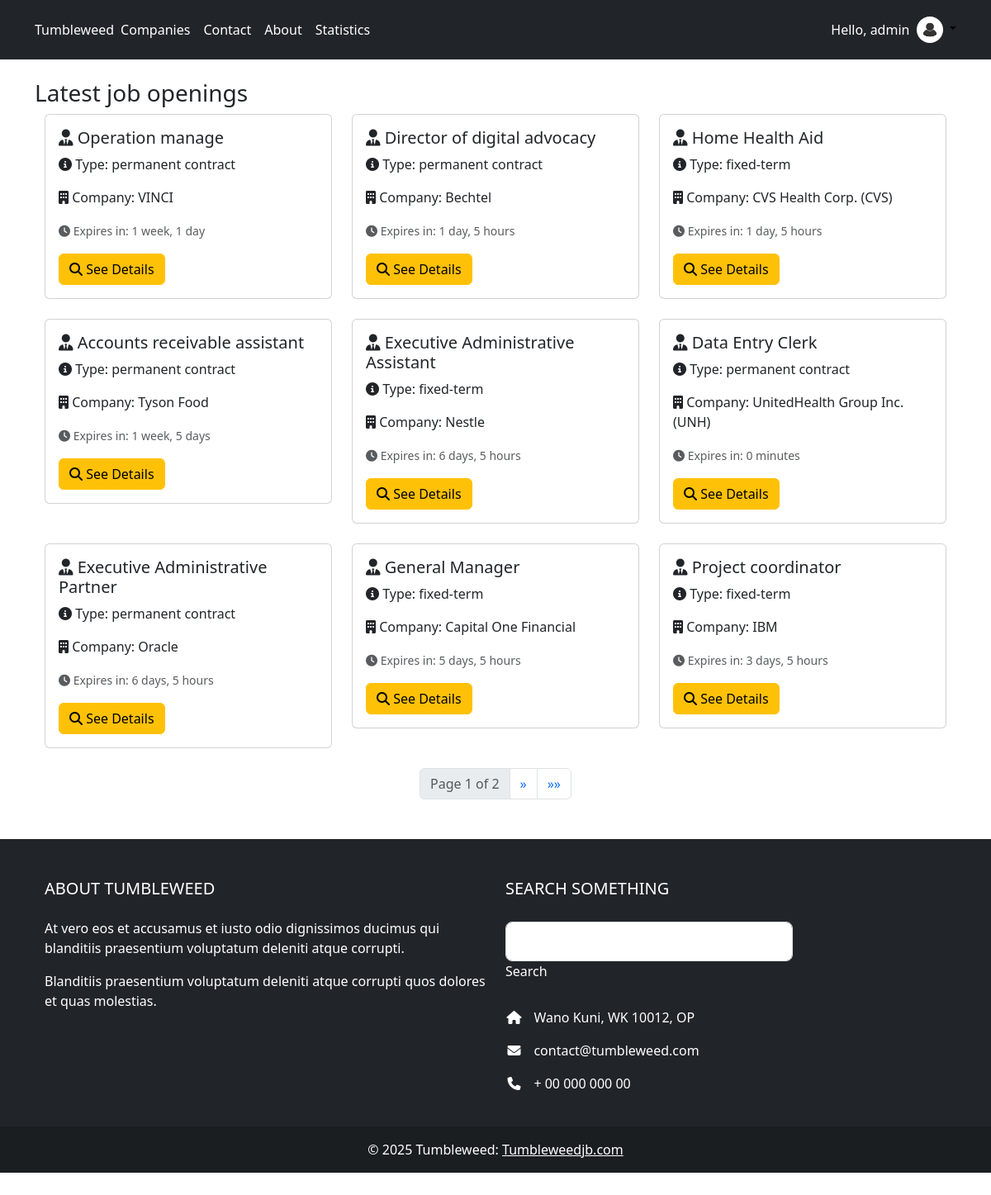
The page / (signed in) on the database its author committed.
### JobBoard/models.py (models this page shows, shortened)
class CustomUser(AbstractUser):
    id = models.UUIDField(primary_key=True, default=uuid.uuid4, editable=False)
    first_name = models.CharField(max_length=50)
    middle_name = models.CharField(max_length=50, blank=True, null=True)
    last_name = models.CharField(max_length=50)
    email = models.EmailField()
    birth_date = models.DateField(auto_now=False, auto_now_add=False, default=None, null=True, blank=True,)
    Phone = models.CharField(max_length=15)
    class meta:
        verbose_name_plural = "Users"

class job_opening(models.Model):
    id = models.UUIDField(primary_key=True, default=uuid.uuid4, editable=False)
    position_name = models.CharField(max_length=100)
    reference = models.UUIDField(default=uuid.uuid4, editable=False)
    description = HTMLField()
    contrat_type =(
        ('permanent contract','permanent contract'),
        ('fixed-term','fixed-term'),
        ('Internship','Internship'),
    )
    type = models.CharField(max_length=50, choices=contrat_type, default=None)
    salary = models.FloatField()
    expiration_date = models.DateField()
    Company = models.ForeignKey(Company, on_delete=models.DO_NOTHING)
    created_at = models.DateField(auto_now=True)
    class meta:
        verbose_name_plural = "Job Openings"

class Company(models.Model):
    id = models.UUIDField(primary_key=True, default=uuid.uuid4, editable=False)
    name = models.CharField(max_length=200)
    size_choice = (
        ('0 - 10', '0 - 10'),
        ('10 - 30', '10 - 30'),
        ('30 - 50', '30 - 50'),
        ('50 - 100+', '50 - 100+')
    )
    employee_size = models.CharField(max_length=15, choices=size_choice)
    sector_choice =(
        ('Construction','Construction'),
        ('Financial Services','Financial Services'),
        ('Foodservice','Foodservice'),
        ('Healthcare','Healthcare'),
        ('Technology & Telecom','Technology & Telecom'),
        ('Other','Other')
    )
    sector = models.CharField(max_length=50, choices=sector_choice)
    logo = models.ImageField(upload_to="images/")
    email = models.EmailField(max_length=254)
    class meta:
        verbose_name_plural = "Companies"

### JobBoard/views.py (the view)
# urls.py: path('', views.index, name="index"),
def index(request):
    JOpening = job_opening.objects.all()
    paginator = Paginator(JOpening, 9)
    page = request.GET.get('page')
    try:
        data_page = paginator.page(page)
    except PageNotAnInteger:
        data_page = paginator.page(1)
    except EmptyPage:
        data_page = paginator.page(paginator.num_pages)
    context = {
        'data_page': data_page,
        }
    return render(request, "JobBoard/index.html", context)

### JobBoard/templates/JobBoard/index.html (shortened to what this page needs)
{% extends "base.html" %} {% load static %}
{% block content %}
<h3>Latest job openings</h3>
<div class="container">
  <div class="row">
      {% for data in data_page %}
      <div class="col-md-4 mb-4">
          <div class="card">
              <div class="card-body">
                  <h5 class="card-title"><i class="fas fa-user-tie"></i> {{ data.position_name }}</h5>
                  <p class="card-text"><i class="fas fa-info-circle"></i> Type: {{ data.type }}</p>
                  <p class="card-text"><i class="fas fa-building"></i> Company: {{ data.Company.name }}</p>
                  <p class="card-text">
                      <small class="text-muted"><i class="fas fa-clock"></i> Expires in: {{ data.expiration_date|timeuntil }}</small>
                  </p>
                  <a href="{% url 'opening-details' pk=data.pk %}" class="btn btn-warning"><i class="fas fa-search"></i> See Details</a>
              </div>
          </div>
      </div>
      {% endfor %}
  </div>
</div>
<div class="container">
    <nav aria-label="Page navigation">
      <ul class="pagination justify-content-center">
        <li class="page-item disabled">
          <span class="page-link">Page {{ data_page.number }} of {{ data_page.paginator.num_pages }}</span>
        </li>
        {% if data_page.has_next %}
          <li class="page-item">
            <a class="page-link" href="?page={{ data_page.next_page_number }}" aria-label="Next">
              <span aria-hidden="true">&raquo;</span>
            </a>
          </li>
          <li class="page-item">
            <a class="page-link" href="?page={{ data_page.paginator.num_pages }}" aria-label="Last">
              <span aria-hidden="true">&raquo;&raquo;</span>
            </a>
          </li>
        {% endif %}
      </ul>
    </nav>
  </div>
{%endblock content %}

### templates/base.html (shortened to what this page needs)
{% load static %}
<!DOCTYPE html>
<html lang="en">
  <head>
    <link
      rel="stylesheet"
      href="https://cdn.jsdelivr.net/npm/bootstrap@5.3.2/dist/css/bootstrap.min.css"
    />
    <link
      rel="stylesheet"
      href="https://cdnjs.cloudflare.com/ajax/libs/font-awesome/6.4.2/css/all.min.css"
    />
  </head>
  <body>
    <header class="p-3 text-bg-dark">
      <div class="container">
        <div
          class="d-flex flex-wrap align-items-center justify-content-center justify-content-lg-start"
        >
          <a
            href="/"
            class="d-flex align-items-center mb-2 mb-lg-0 text-white text-decoration-none"
          >
            Tumbleweed
          </a>
          <ul
            class="nav col-12 col-lg-auto me-lg-auto mb-2 justify-content-center mb-md-0"
          >
            <li>
              <a href="{% url 'companies'%}" class="nav-link px-2 text-white"
                >Companies</a
              >
            </li>
            <li>
              <a href="{% url 'contact'%}" class="nav-link px-2 text-white"
                >Contact</a
              >
            </li>
            <li>
              <a href="{% url 'about'%}" class="nav-link px-2 text-white"
                >About</a
              >
            </li>
            <li>
              <a href="{% url 'companies-json'%}" class="nav-link px-2 text-white"
                >Statistics</a
              >
            </li>
          </ul>
          {% if user.is_authenticated %} Hello, {{user.first_name}} &nbsp;
          <div class="dropdown text-end">
            <a
              href="#"
              class="d-block link-body-emphasis text-decoration-none dropdown-toggle"
              data-bs-toggle="dropdown"
              aria-expanded="false"
            >
              <img
                src="{% static 'user-profile.png'%}"
                alt="mdo"
                width="32"
                height="32"
                class="rounded-circle"
              />
            </a>
          </div>
          {% endif %}
        </div>
      </div>
    </header>
    <div class="container my-4">{% block content %} {% endblock content %}</div>
  </body>
  <div class="my-5">
    <footer class="text-white text-center text-lg-start bg-dark">
      <div class="container p-4">
        <div class="row mt-4">
          <div class="col-lg-6 col-md-12 mb-4 mb-md-0">
            <h5 class="text-uppercase mb-4">About Tumbleweed</h5>
            <p>
              At vero eos et accusamus et iusto odio dignissimos ducimus qui
              blanditiis praesentium voluptatum deleniti atque corrupti.
            </p>
            <p>
              Blanditiis praesentium voluptatum deleniti atque corrupti quos
              dolores et quas molestias.
            </p>
          </div>
          <div class="col-lg-4 col-md-6 mb-4 mb-md-0">
            <h5 class="text-uppercase mb-4 pb-1">Search something</h5>
            <div class="form-outline form-white mb-4">
              <input
                type="text"
                id="formControlLg"
                class="form-control form-control-lg"
              />
              <label class="form-label" for="formControlLg">Search</label>
            </div>
            <ul class="fa-ul" style="margin-left: 1.65em">
              <li class="mb-3">
                <span class="fa-li"><i class="fas fa-home"></i></span
                ><span class="ms-2">Wano Kuni, WK 10012, OP</span>
              </li>
              <li class="mb-3">
                <span class="fa-li"><i class="fas fa-envelope"></i></span
                ><span class="ms-2">contact@tumbleweed.com</span>
              </li>
              <li class="mb-3">
                <span class="fa-li"><i class="fas fa-phone"></i></span
                ><span class="ms-2">+ 00 000 000 00</span>
              </li>
            </ul>
          </div>
        </div>
      </div>
      <div>
        <div
          class="text-center p-3"
          style="background-color: rgba(0, 0, 0, 0.2)"
        >
          © 2025 Tumbleweed:
          <a class="text-white" href="https://mdbootstrap.com/"
            >Tumbleweedjb.com</a
          >
        </div>
      </div>
    </footer>
  </div>
</html>

### rows shown on the page
CustomUser: first_name "admin"
job_opening: position_name "Operation manage", type "permanent contract", Company.name "VINCI", expiration_date "1 week, 1 day"
job_opening: position_name "Director of digital advocacy", type "permanent contract", Company.name "Bechtel", expiration_date "1 day, 5 hours"
job_opening: position_name "Home Health Aid", type "fixed-term", Company.name "CVS Health Corp. (CVS)", expiration_date "1 day, 5 hours"
job_opening: position_name "Accounts receivable assistant", type "permanent contract", Company.name "Tyson Food", expiration_date "1 week, 5 days"
job_opening: position_name "Executive Administrative Assistant", type "fixed-term", Company.name "Nestle", expiration_date "6 days, 5 hours"
job_opening: position_name "Data Entry Clerk", type "permanent contract", Company.name "UnitedHealth Group Inc. (UNH)", expiration_date "0 minutes"
job_opening: position_name "Executive Administrative Partner", type "permanent contract", Company.name "Oracle", expiration_date "6 days, 5 hours"
job_opening: position_name "General Manager", type "fixed-term", Company.name "Capital One Financial", expiration_date "5 days, 5 hours"
job_opening: position_name "Project coordinator", type "fixed-term", Company.name "IBM", expiration_date "3 days, 5 hours"

### other values the page prints
{{ data_page.number }} "1"
{{ data_page.paginator.num_pages }} "2"
